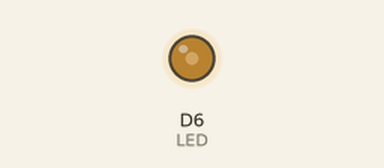
Bench run of a sketch on a simulated ESP8266 (NodeMCU). On the bench: output pins drawn as LEDs (lit = HIGH).

Above: at 0.05 s.
At 1.5 s:
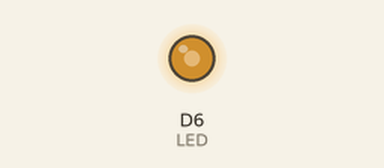
At 3.0 s:
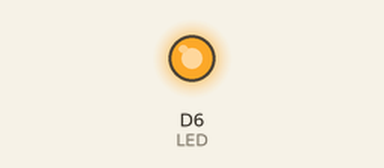
Timing chart, 0 to 6.9 s (numbered marks = the images above):
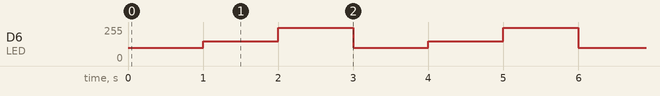

The sketch:

Node-Red_json_RGB_02.ino
```cpp
#include <ESP8266WiFi.h>
#define LED D6

void setup() {
  Serial.begin(115200);
  pinMode(LED, OUTPUT);

}

void loop() {
  analogWrite(LED, 100);
  delay(1000);
  analogWrite(LED, 150);
  delay(1000);
  analogWrite(LED, 250);
  delay(1000);

}
```

Measured:
- by itself, D6 (LED): repeats every 3.0 s: 150/255 1.0 s, 250/255 1.0 s, 100/255 1.0 s
